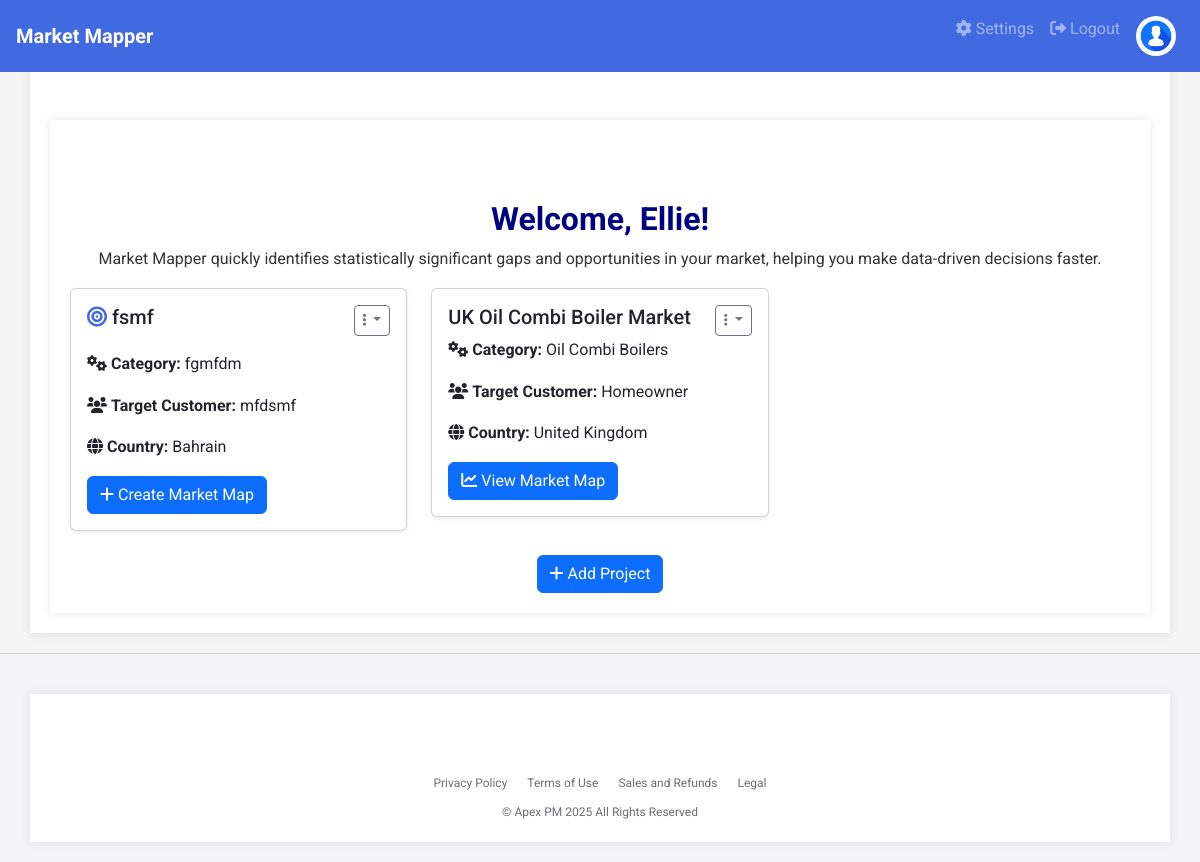
/ (signed in), run on an earlier commit of the app's database.
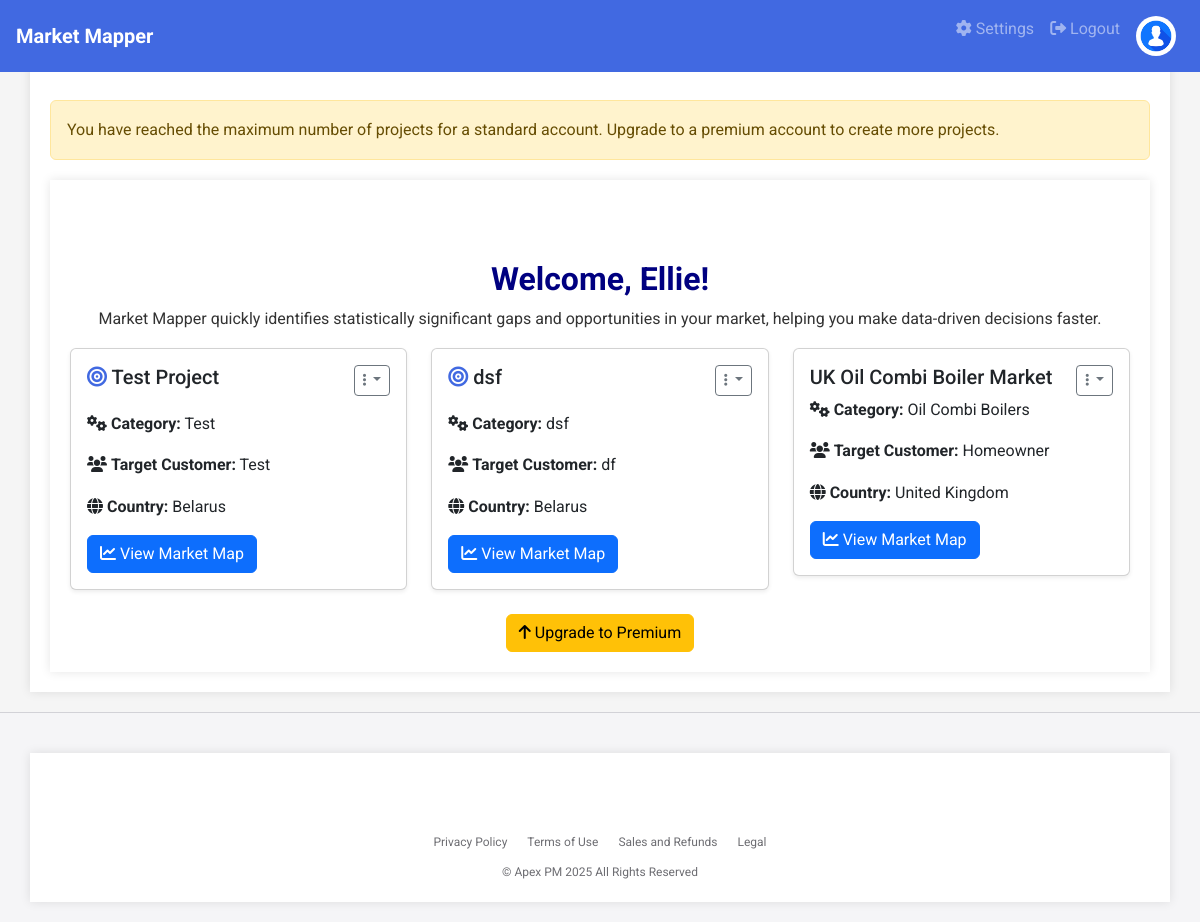
And on a later commit of the database.
### app.py (models this page shows)
class Project(db.Model):
    id = db.Column(db.Integer, primary_key=True)
    name = db.Column(db.String(100), nullable=False)
    category = db.Column(db.String(100), nullable=False)  # Add category field
    target_customer = db.Column(db.String(100), nullable=False)  # Add target_customer field
    country = db.Column(db.String(100), nullable=False)  # Add country field
    user_id = db.Column(db.Integer, db.ForeignKey('user.id'), nullable=False)
    has_market_map = db.Column(db.Boolean, default=False)  # EXACTLY like this
    shared_users = db.relationship('User', secondary='project_user', backref='shared_projects')
    value_drivers = db.relationship('ValueDriver', cascade='all, delete-orphan', backref='project')
    products = db.relationship('Product', cascade='all, delete-orphan', backref='project')
    comments = db.relationship('Comment', cascade='all, delete-orphan', backref='project')
    comparison_results = db.relationship('ComparisonResult', cascade='all, delete-orphan', backref='project')

### app.py (the view, shortened to what this page needs)
@app.route('/dashboard', methods=['GET', 'POST'])
@app.route('/', methods=['GET', 'POST'])
@login_required
def dashboard():
    if current_user.role == 'standard':
        user_projects_count = Project.query.filter_by(user_id=current_user.id).count()
        if user_projects_count >= PREMIUM_CONDITIONS['max_projects']:
            flash('You have reached the maximum number of projects for a standard account. Upgrade to a premium account to create more projects.', 'warning')
    projects = Project.query.filter_by(user_id=current_user.id).all()
    shared_projects = Project.query.join(project_user).filter(
        project_user.c.user_id == current_user.id,
        project_user.c.status == 'accepted'
    ).all()
    pending_invitations = Project.query.join(project_user).filter(
        project_user.c.user_id == current_user.id,
        project_user.c.status == 'pending'
    ).all()
    pending_invitations_with_owners = [(project, User.query.get(project.user_id)) for project in pending_invitations]
    marketing_message = MarketingMessage.query.filter_by(is_active=True).first()
    marketing_message_dict = {
        'content': marketing_message.content,
        'is_active': marketing_message.is_active
    } if marketing_message else None
    print("Marketing Message:", marketing_message_dict)  # Debugging line
    return render_template('dashboard.html', projects=projects, shared_projects=shared_projects, pending_invitations=pending_invitations_with_owners, marketing_message=marketing_message_dict)

### app.py (called while the page is built)
@login_manager.user_loader
def load_user(user_id):
    return db.session.get(User, int(user_id))

### templates/dashboard.html (shortened to what the changed rows need)
{% extends 'base.html' %}
{% block content %}
<div class="container">
    <h1 class="text-center">Welcome, {{ current_user.username }}!</h1>
    <p class="text-center">Market Mapper quickly identifies statistically significant gaps and opportunities in your market, helping you make data-driven decisions faster.</p>
    {% if projects or shared_projects %}
    <div class="row">
        {% for project in projects %}
        <div class="col-md-4">
            <div class="card mb-4 shadow-sm">
                <div class="card-body">
                    <div class="d-flex justify-content-between">
                        <div>
                            <h5 class="card-title"><i class="fas fa-bullseye mb-3" style="color: #4169E1;"></i> {{ project.name }}</h5>
                            <p class="card-text"><i class="fas fa-cogs"></i> <strong>Category:</strong> {{ project.category }}</p>
                            <p class="card-text"><i class="fas fa-users"></i> <strong>Target Customer:</strong> {{ project.target_customer }}</p>
                            <p class="card-text"><i class="fas fa-globe"></i> <strong>Country:</strong> {{ project.country }}</p>
                        </div>
                        <div class="dropdown">
                            <button class="btn btn-sm btn-outline-secondary dropdown-toggle" type="button" id="dropdownMenuButton{{ project.id }}" data-toggle="dropdown" aria-haspopup="true" aria-expanded="false">
                                <i class="fas fa-ellipsis-v"></i>
                            </button>
                        </div>
                    </div>
                    {% if project.has_market_map %}
                        <a href="{{ url_for('market_map', project_id=project.id) }}" class="btn btn-primary mt-3"><i class="fas fa-chart-line"></i> View Market Map</a>
                    {% else %}
                        <a href="{{ url_for('manage_market_book', project_id=project.id) }}" class="btn btn-primary mt-3"><i class="fas fa-plus"></i> Create Market Map</a>
                    {% endif %}
                </div>
            </div>
        </div>
        {% endfor %}
        {% for project in shared_projects %}
        <div class="col-md-4">
            <div class="card mb-4 shadow-sm">
                <div class="card-body">
                    <div class="d-flex justify-content-between">
                        <div>
                            <h5 class="card-title">{{ project.name }}</h5>
                            <p class="card-text"><i class="fas fa-cogs"></i> <strong>Category:</strong> {{ project.category }}</p>
                            <p class="card-text"><i class="fas fa-users"></i> <strong>Target Customer:</strong> {{ project.target_customer }}</p>
                            <p class="card-text"><i class="fas fa-globe"></i> <strong>Country:</strong> {{ project.country }}</p>
                        </div>
                        <div class="dropdown">
                            <button class="btn btn-sm btn-outline-secondary dropdown-toggle" type="button" id="dropdownMenuButton{{ project.id }}" data-toggle="dropdown" aria-haspopup="true" aria-expanded="false">
                                <i class="fas fa-ellipsis-v"></i>
                            </button>
                        </div>
                    </div>
                    {% if project.has_market_map %}
                        <a href="{{ url_for('market_map', project_id=project.id) }}" class="btn btn-primary mt-3"><i class="fas fa-chart-line"></i> View Market Map</a>
                    {% else %}
                        <a href="{{ url_for('manage_market_book', project_id=project.id) }}" class="btn btn-primary mt-3"><i class="fas fa-plus"></i> Create Market Map</a>
                    {% endif %}
                </div>
            </div>
        </div>
        {% endfor %}
    </div>
    {% else %}
    <p class="text-center">No projects yet.</p>
    {% endif %}
    <div class="text-center">
        {% if current_user.role == 'standard' and projects|length >= 2 %}
            <a href="{{ url_for('upgrade') }}" class="btn btn-warning"><i class="fas fa-arrow-up"></i> Upgrade to Premium</a>
        {% else %}
            <button id="addProjectButton" class="btn btn-primary"><i class="fas fa-plus"></i> Add Project</button>
        {% endif %}
    </div>
</div>
{% endblock %}

What changed in the data, as far as the page shows it:
removed Project: name "fsmf", category "fgmfdm", target_customer "mfdsmf", country "Bahrain", shown under "Welcome, Ellie!"
added Project: name "Test Project", category "Test", target_customer "Test", country "Belarus", shown under "Welcome, Ellie!"
added Project: name "dsf", category "dsf", target_customer "df", country "Belarus", shown under "Welcome, Ellie!"
Also different on the page:
new list line: "You have reached the maximum number of projects for a standard account. Upgrade to a premium account to create more projects."
text no longer shown: "Add Project"
text now shown: "Upgrade to Premium"
